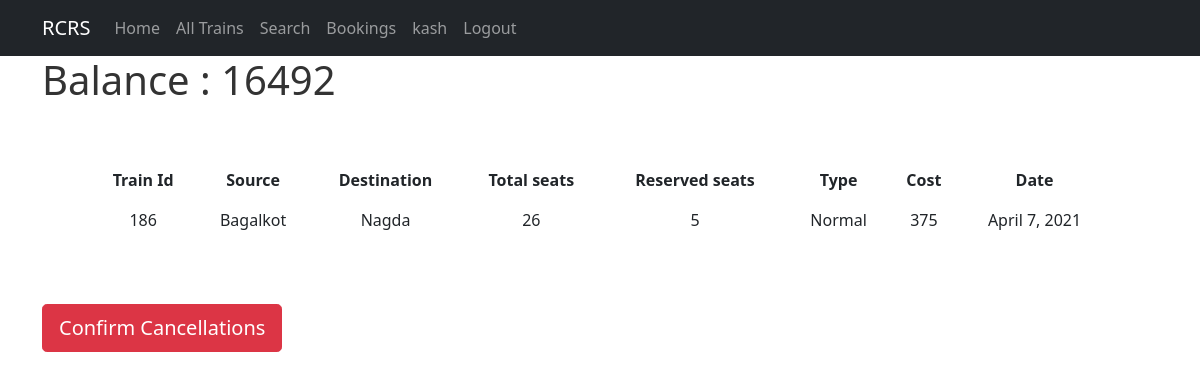
/booking/16/ (signed in), run on the app's committed database.
### trains/models.py (models this page shows, shortened)
class Users(AbstractUser):
    username = models.CharField(primary_key = True,max_length=20)
    email = models.EmailField(null=True)
    first_name = models.CharField(null=True,max_length = 20)
    last_name = models.CharField(null=True,max_length = 20)
    balance = models.IntegerField(default = 0)
    is_staff = models.BooleanField(default=False)
    USERNAME_FIELD = "username"

class Booking(models.Model):
    id = models.AutoField(primary_key=True)
    num_booked = models.IntegerField()
    users = models.ForeignKey(Users,null=True,on_delete = models.CASCADE)
    trains = models.ForeignKey(Trains,null=True,on_delete=models.CASCADE)

class Trains(models.Model):
    categories = (
        ('Normal','Normal'),
        ('Express','Express')
    )
    id = models.AutoField(primary_key=True)
    source = models.CharField(max_length = 30,)
    destination = models.CharField(max_length = 30)
    seats_total = models.IntegerField()
    seats_res = models.IntegerField()
    types = models.CharField(choices=categories,max_length=20)
    cost = models.IntegerField()
    date = models.DateField()

### trains/views.py (the view)
# urls.py: path('booking/<int:pk>/',BookingCancelDetailView.as_view(),name='cancel'),
class BookingCancelDetailView(DetailView):
    context_object_name = 'booking'
    template_name = 'booking_cancel.html'
    def get_queryset(self):
        return Booking.objects.filter(users = self.request.user.username)

### templates/booking_cancel.html
{% extends 'layout.html' %}{% block content %}
<h1>Balance : {{booking.users.balance}}</h1>
<div class=" p-5">
    <table class="table table-borderless table-hover">
        <thead class="text-center">
            <th>Train Id</th>
            <th>Source</th>
            <th>Destination</th>
            <th>Total seats</th>
            <th>Reserved seats</th>
            <th>Type</th>
            <th>Cost</th>
            <th>Date</th>
        </thead>
        <tr class="text-center">
            <td>{{ booking.trains.id}}</td>
            <td>{{booking.trains.source}}</td>
            <td> {{booking.trains.destination}}</td>
            <td>{{booking.trains.seats_total}}</td>
            <td>{{booking.trains.seats_res}}</td>
            <td>{{booking.trains.types}}</td>
            <td>{{booking.trains.cost}}</td>
            <td> {{booking.trains.date}}</td>
        </tr>
    </table>
</div>
<a href='{% url "confirm_cancel" booking.id %} '><button type="button" class="btn btn-danger btn-lg btn-block">Confirm Cancellations</button> </a> {% endblock %}

### templates/layout.html (shortened to what this page needs)
<!doctype html>
<html>
{% load static %}
<head>
    <link href="https://cdn.jsdelivr.net/npm/bootstrap@5.0.0-beta2/dist/css/bootstrap.min.css" rel="stylesheet">
    <link rel="stylesheet" href="https://cdnjs.cloudflare.com/ajax/libs/font-awesome/4.7.0/css/font-awesome.min.css">
    <link rel="stylesheet" type="text/css" href="{% static 'main.css' %}">
</head>
<body>
    <header class=" site-header no-gutters">
        <nav class="navbar navbar-expand-md navbar-dark bg-dark fsixed-top ">
            <div class="container ">
                <a class="navbar-brand mr-4 " href="/ ">RCRS</a>
                <div class="collapse navbar-collapse " id="navbarToggle ">
                    <div class="navbar-nav mr-auto ">
                        {% if not isHome %}
                        <a class="nav-item nav-link " href="{% url 'home' %}">Home</a> {% endif %}
                        <a class="nav-item nav-link " href="{% url 'all_trains' %}">All Trains</a>
                        <a class="nav-item nav-link " href="{% url 'search' %}">Search</a>
                    </div>
                    <div class="navbar-nav ">
                        {% if user.is_authenticated %}
                        <a class="nav-item nav-link " href="{% url 'all_booked' %}">Bookings</a>
                        <a class="nav-item nav-link " href="{% url 'profile' request.user.username %}">{{request.user.username}}</a>
                        <a class="nav-item nav-link " href="{% url 'logout' %}">Logout</a> {% else %}
                        <a class="nav-item nav-link " href="{% url 'login' %}">Login</a>
                        {% endif %}</div>
            </div>
        </nav>
    </header>
    <main role="main " class="container ">
        <div>
            {% block content %} {% endblock %}
        </div>
    </main>
</body>
</html>

### static/main.css (style rules this page uses)
body { background: #fff; color: #333333; }

### data on the page
Users: user.username "kash"
Booking: users.balance "16492", trains.id "186", trains.source "Bagalkot", trains.destination "Nagda", trains.seats_total "26", trains.seats_res "5", trains.types "Normal", trains.cost "375", trains "April 7, 2021"
